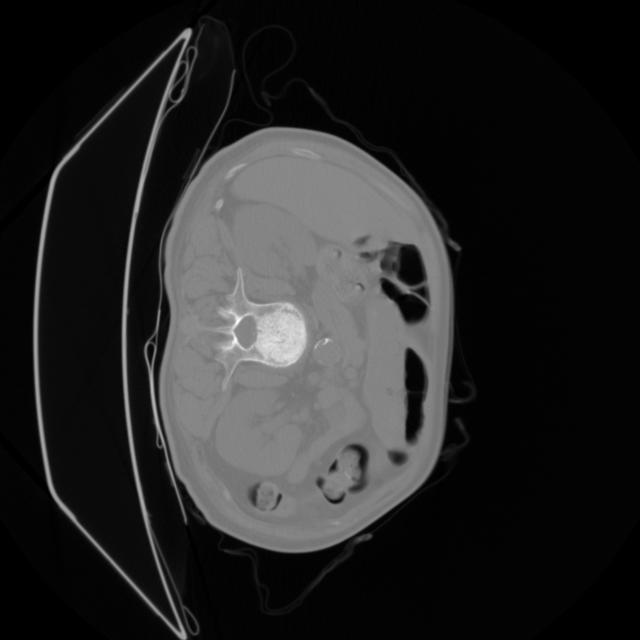
#> input picture K-mean/amos_0001_slice61_data.jpg, 640 x 640 px, found by its file name
$ python K-mean.py
#> lines starting #> are read from the running program, lines starting #| are printed output that depends on the picture
# import numpy as np
# import cv2
# import matplotlib.pyplot as plt
# from sklearn.cluster import KMeans
# from skimage.util import view_as_windows
# import os
#
# """
# We don't give K-Means the (x, y) values of the pixel
# because it gives those features too much attention and distorts clustering.
# """
# LOCATION = False
#
# # Paths to images
# image_path = r"C:\Users\matan\Desktop\Code\CS\AMOS\K-mean\amos_0001_slice61_data.jpg"
# label_path = r"C:\Users\matan\Desktop\Code\CS\AMOS\K-mean\amos_0001_slice61.jpg"
#
# # Check if paths exist
# assert os.path.exists(image_path), f"Error: Image path {image_path} not found!"
# assert os.path.exists(label_path), f"Error: Label path {label_path} not found!"
#
# # Load images
# image = cv2.imread(image_path, cv2.IMREAD_GRAYSCALE)  # Load grayscale CT/MRI scan
# labels_gt = cv2.imread(label_path, cv2.IMREAD_GRAYSCALE)  # Load ground truth labels
#
# # Resize for processing consistency
# image = cv2.resize(image, (256, 256))
# labels_gt = cv2.resize(labels_gt, (256, 256), interpolation=cv2.INTER_NEAREST)  # Nearest neighbor to keep discrete labels
#
# # Define parameters
# patch_size = 5  # 5x5 neighborhood
# stride = 1  # Move 1 pixel at a time
# k_clusters = 16  # Number of classes in AMOS dataset
#
# # Extract 5x5 patches for each pixel using a sliding window
# patches = view_as_windows(image, (patch_size, patch_size), step=stride)
# H, W, _, _ = patches.shape  # Get new height & width
#
# # Flatten patches and store feature vectors
# feature_vectors = []
# xy_coords = []
#
# for i in range(H):
#     for j in range(W):
#         patch = patches[i, j].flatten()  # Convert 5x5 patch to a vector
#         feature_vectors.append(patch)
#         xy_coords.append([i, j])  # Store (x, y) coordinates
#
# # Convert to numpy arrays
# feature_vectors = np.array(feature_vectors)
# xy_coords = np.array(xy_coords)
#
# # Normalize the pixel intensity values (0-1 range)
# feature_vectors = feature_vectors / 255.0
#
# # Concatenate pixel positions (x, y) with features or not
# if LOCATION:
#     features = np.hstack((feature_vectors, xy_coords))
# else:
#     features = feature_vectors
#
# # Apply K-Means Clustering
# kmeans = KMeans(n_clusters=k_clusters, random_state=42, n_init=10)
# labels = kmeans.fit_predict(features)  # Assign clusters to pixels
#
# # Reshape the labels back to image size
# segmented_image = labels.reshape(H, W)
#
# # Display original, ground truth, and clustered image
# fig, ax = plt.subplots(1, 3, figsize=(15, 5))
#
# ax[0].imshow(image, cmap='gray')
# ax[0].set_title("Original CT/MRI Image")
# ax[0].axis("off")
#
# ax[1].imshow(labels_gt, cmap='tab10')
# ax[1].set_title("Ground Truth Segmentation")
# ax[1].axis("off")
#
# ax[2].imshow(segmented_image, cmap='tab10')
# ax[2].set_title("K-Means Segmentation")
# ax[2].axis("off")
#
# plt.show()


import numpy as np
import cv2
import matplotlib.pyplot as plt
from sklearn.cluster import KMeans
from skimage.util import view_as_windows
import os
from scipy.optimize import linear_sum_assignment
from sklearn.metrics import confusion_matrix

"""
We don't give K-Means the (x, y) values of the pixel
because it gives those features too much attention and distorts clustering.
"""
LOCATION = False

# Paths to images
image_path = r"C:\Users\matan\Desktop\Code\CS\AMOS\K-mean\amos_0001_slice61_data.jpg"
label_path = r"C:\Users\matan\Desktop\Code\CS\AMOS\K-mean\amos_0001_slice61.jpg"

# Check if paths exist
assert os.path.exists(image_path), f"Error: Image path {image_path} not found!"
assert os.path.exists(label_path), f"Error: Label path {label_path} not found!"

# Load images
image = cv2.imread(image_path, cv2.IMREAD_GRAYSCALE)  # Load grayscale CT/MRI scan
#> image is the input picture: shape (640, 640); min 0, max 255, mean 37.5
labels_gt = cv2.imread(label_path, cv2.IMREAD_GRAYSCALE)  # Load ground truth labels
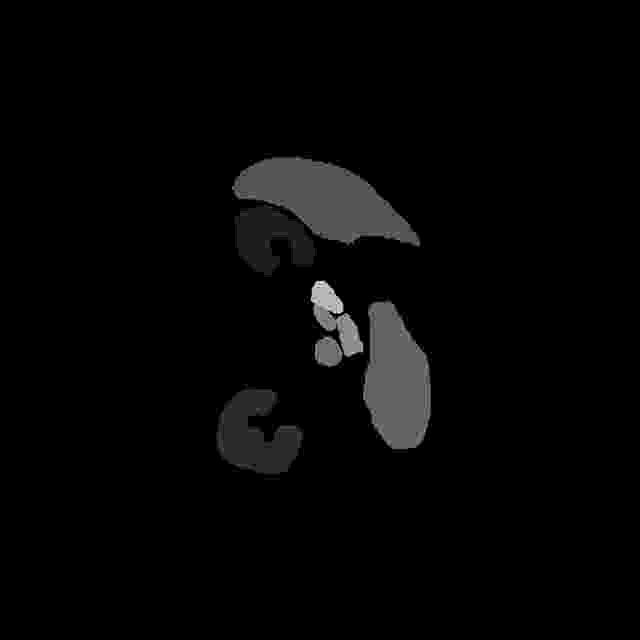
#> input picture K-mean/amos_0001_slice61.jpg, 640 x 640 px, found by its file name
#> labels_gt is the input picture: shape (640, 640); min 0, max 18, mean 0.375

# Resize for processing consistency
image = cv2.resize(image, (256, 256))
#> image: shape (256, 256)
labels_gt = cv2.resize(labels_gt, (256, 256),
                       interpolation=cv2.INTER_NEAREST)  # Nearest neighbor to keep discrete labels
#> labels_gt: shape (256, 256)

# Define parameters
patch_size = 5  # 5x5 neighborhood
stride = 1  # Move 1 pixel at a time
k_clusters = 16  # Number of classes in AMOS dataset

# Extract 5x5 patches for each pixel using a sliding window
patches = view_as_windows(image, (patch_size, patch_size), step=stride)
H, W, _, _ = patches.shape  # Get new height & width
#> H = 252; W = 252

# Crop ground truth labels to match new size (H, W)
labels_gt = labels_gt[:H, :W]
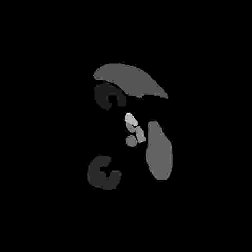
#> labels_gt: shape (252, 252); min 0, max 18, mean 0.387; drawn with min black and max white

# Flatten patches and store feature vectors
feature_vectors = []
xy_coords = []

for i in range(H):
    for j in range(W):
        patch = patches[i, j].flatten()  # Convert 5x5 patch to a vector
        feature_vectors.append(patch)
        xy_coords.append([i, j])  # Store (x, y) coordinates
#> after the loop, feature_vectors = 63504 items; xy_coords = 63504 items

# Convert to numpy arrays
feature_vectors = np.array(feature_vectors)
xy_coords = np.array(xy_coords)
#> xy_coords = 63504 pairs, first value 0 to 251, second value 0 to 251

# Normalize the pixel intensity values (0-1 range)
feature_vectors = feature_vectors / 255.0

# Concatenate pixel positions (x, y) with features or not
if LOCATION:
    features = np.hstack((feature_vectors, xy_coords))
else:
    features = feature_vectors

# Apply K-Means Clustering
kmeans = KMeans(n_clusters=k_clusters, random_state=42, n_init=10)
labels = kmeans.fit_predict(features)  # Assign clusters to pixels

# Reshape the labels back to image size
segmented_image = labels.reshape(H, W)
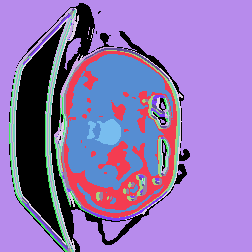
#> segmented_image: shape (252, 252) int32; 16 distinct labels, from 0 to 15; one colour per label, 0 black

# Flatten arrays for evaluation
labels_gt_flat = labels_gt.flatten()
segmented_image_flat = segmented_image.flatten()

# 🔥 Ensure both arrays have the same shape before confusion matrix computation
assert labels_gt_flat.shape == segmented_image_flat.shape, \
    f"Shape mismatch: labels_gt_flat={labels_gt_flat.shape}, segmented_image_flat={segmented_image_flat.shape}"

# Compute confusion matrix (Cluster vs Ground Truth Label)
confusion = confusion_matrix(labels_gt_flat, segmented_image_flat)

# Find the best cluster-to-label mapping using the Hungarian Algorithm
row_ind, col_ind = linear_sum_assignment(-confusion)  # Negative because we want max matching
#> row_ind = 19 values from 0 to 18; col_ind = 19 values, max 18 at index 18, min 0 at index 9, mean 9

# Create mapping dictionary
cluster_to_label_map = {col: row for row, col in zip(row_ind, col_ind)}
#> cluster_to_label_map = 19 items

# Relabel the clustered image based on the best mapping
mapped_segmented_image = np.vectorize(cluster_to_label_map.get)(segmented_image_flat)
mapped_segmented_image = mapped_segmented_image.reshape(H, W)
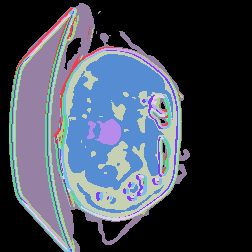
#> mapped_segmented_image: shape (252, 252) int64; 16 distinct labels, from 0 to 15; one colour per label, 0 black

# Compute IoU for each class
iou_scores = []
for class_id in range(k_clusters):
    intersection = np.logical_and(labels_gt_flat == class_id, mapped_segmented_image.flatten() == class_id).sum()
    union = np.logical_or(labels_gt_flat == class_id, mapped_segmented_image.flatten() == class_id).sum()

    if union == 0:
        iou_scores.append(0)  # Avoid division by zero for missing classes
    else:
        iou_scores.append(intersection / union)
#> this loop made 16 passes
#> (intersection, union) on passes 1 to 12: (33382, 58819), (3, 908), (2, 1109), (105, 5539), (2, 661), (2, 914), (1248, 8560), (70, 1693), (5, 838), (0, 9022), (0, 498), (0, 1157)
#> after the loop, iou_scores = [0.568, 0.0033, 0.0018, 0.019, 0.00303, 0.00219, 0.146, 0.0413, 0.00597, 0, 0, 0, 0, 0, 0, 0]

mean_iou = np.mean(iou_scores)  # Average IoU over all classes
#> mean_iou = 0.0494

# Compute pixel-wise accuracy after mapping
accuracy = np.sum(labels_gt_flat == mapped_segmented_image.flatten()) / len(labels_gt_flat)
#> accuracy = 0.548

# Print results
print(f"Mean IoU Score: {mean_iou:.4f}")
#| Mean IoU Score: 0.0494
print(f"Pixel Accuracy: {accuracy:.4f}")
#| Pixel Accuracy: 0.5483

# Display original, ground truth, and clustered image
fig, ax = plt.subplots(1, 3, figsize=(15, 5))

ax[0].imshow(image, cmap='gray')
ax[0].set_title("Original CT/MRI Image")
ax[0].axis("off")

ax[1].imshow(labels_gt, cmap='tab10')
ax[1].set_title("Ground Truth Segmentation")
ax[1].axis("off")

ax[2].imshow(mapped_segmented_image, cmap='tab10')
ax[2].set_title("Mapped K-Means Segmentation")
ax[2].axis("off")

plt.show()
